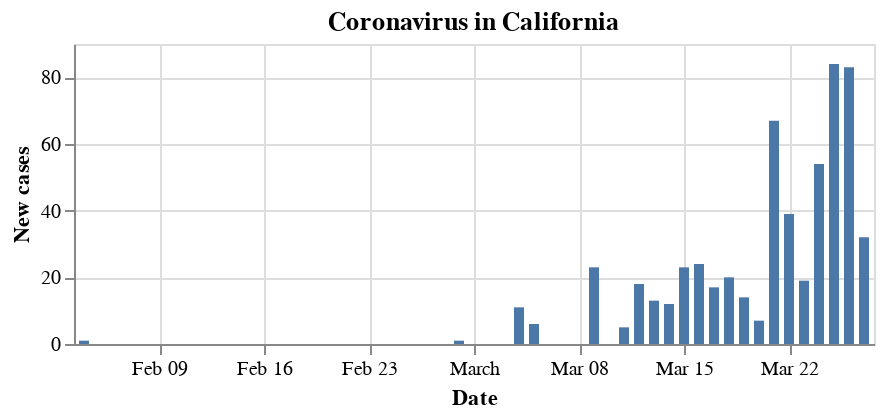

The code cell stored with this chart in its notebook:
### Code cell
alt.Chart(data[['Date', 'New cases']], height=150).mark_bar().encode(
    x='Date',
    y='New cases'
).properties(
    title='Coronavirus in California'
)

### Figure 1 — Vega-Lite specification as saved in the notebook (floating-point values rounded to 4 significant figures)
{"$schema": "https://vega.github.io/schema/vega-lite/v3.4.0.json", "config": {"mark": {"tooltip": null}, "view": {"height": 300, "width": 400}}, "data": {"name": "data-7e666bb939abdd3bf83210650f9ec9bd"}, "datasets": {"data-7e666bb939abdd3bf83210650f9ec9bd": [{"Date": "2020-01-31T00:00:00", "New cases": null}, {"Date": "2020-02-04T00:00:00", "New cases": 1}, {"Date": "2020-02-29T00:00:00", "New cases": 1}, {"Date": "2020-03-04T00:00:00", "New cases": 11}, {"Date": "2020-03-05T00:00:00", "New cases": 6}, {"Date": "2020-03-09T00:00:00", "New cases": 23}, {"Date": "2020-03-11T00:00:00", "New cases": 5}, {"Date": "2020-03-12T00:00:00", "New cases": 18}, {"Date": "2020-03-13T00:00:00", "New cases": 13}, {"Date": "2020-03-14T00:00:00", "New cases": 12}, {"Date": "2020-03-15T00:00:00", "New cases": 23}, {"Date": "2020-03-16T00:00:00", "New cases": 24}, {"Date": "2020-03-17T00:00:00", "New cases": 17}, {"Date": "2020-03-18T00:00:00", "New cases": 20}, {"Date": "2020-03-19T00:00:00", "New cases": 14}, {"Date": "2020-03-20T00:00:00", "New cases": 7}, {"Date": "2020-03-21T00:00:00", "New cases": 67}, {"Date": "2020-03-22T00:00:00", "New cases": 39}, {"Date": "2020-03-23T00:00:00", "New cases": 19}, {"Date": "2020-03-24T00:00:00", "New cases": 54}, {"Date": "2020-03-25T00:00:00", "New cases": 84}, {"Date": "2020-03-26T00:00:00", "New cases": 83}, {"Date": "2020-03-27T00:00:00", "New cases": 32}]}, "encoding": {"x": {"field": "Date", "type": "temporal"}, "y": {"field": "New cases", "type": "quantitative"}}, "height": 150, "mark": "bar", "title": "Coronavirus in California"}
